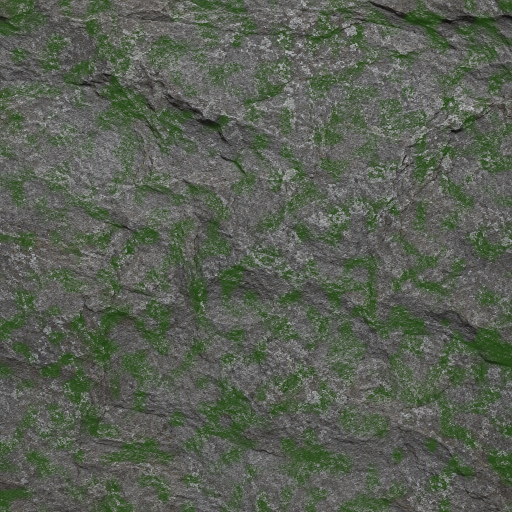
#> input picture tools/elements/pipeline/quellen/stein_moos_albedo.png, 1024 x 1024 px, given in place of terrain_d_array.png, which was not available (shown at 1/2 size)
$ python grabhuegel-texturen.py
#> lines starting #> are read from the running program, lines starting #| are printed output that depends on the picture; pictures that were not available may be replaced by others from this repository, and a replacement may not be noted
### tools/lib/rauschen.py
"""
Periodisches Wertrauschen fuer prozedurale Texturen.

    import sys, os
    sys.path.insert(0, os.path.join(os.path.dirname(__file__), 'lib'))
    from rauschen import oktaven

── Warum periodisch ─────────────────────────────────────────────────
Die Texturen dieses Projekts werden gekachelt: `uv_auf_rechteck` in
`tools/baum-generieren.py` wiederholt die Rinde ueber die Stammlaenge
(`alt[1] % 1.0`), und Mauerwerk kachelt ohnehin. Gewoehnliches Rauschen
zeigt an der Nahtstelle einen sichtbaren Ring bzw. eine Fuge. Das Gitter
wird deshalb per Modulo geschlossen: rechte Kante passt an linke, untere
an obere.
"""
import numpy as np


def wertrauschen(hoehe, breite, zellen_y, zellen_x, rnd):
    """Ein Rauschfeld ueber ein geschlossenes Gitter — kachelt exakt.

    Interpoliert wird mit einer Smoothstep-Kurve; lineare Interpolation
    laesst die Gitterlinien als Rautenmuster stehen.
    """
    gitter = rnd.random((zellen_y, zellen_x))

    y = np.linspace(0, zellen_y, hoehe, endpoint=False)
    x = np.linspace(0, zellen_x, breite, endpoint=False)
    y0, x0 = np.floor(y).astype(int), np.floor(x).astype(int)
    fy, fx = y - y0, x - x0
    sy = (fy * fy * (3 - 2 * fy))[:, None]
    sx = (fx * fx * (3 - 2 * fx))[None, :]

    y0m, x0m = y0 % zellen_y, x0 % zellen_x
    y1m, x1m = (y0 + 1) % zellen_y, (x0 + 1) % zellen_x

    oben = gitter[np.ix_(y0m, x0m)] * (1 - sx) + gitter[np.ix_(y0m, x1m)] * sx
    unten = gitter[np.ix_(y1m, x0m)] * (1 - sx) + gitter[np.ix_(y1m, x1m)] * sx
    return oben * (1 - sy) + unten * sy


def oktaven(hoehe, breite, zellen_y, zellen_x, stufen, rnd):
    """Mehrere Rauschstufen aufaddiert — grobe Form plus feine Struktur."""
#> called with hoehe = 256, breite = 256, zellen_y = 4, zellen_x = 4, stufen = 4
    summe = np.zeros((hoehe, breite))
    gewicht = 0.0
    for k in range(stufen):
        f = 2 ** k
        a = 0.5 ** k
        summe += a * wertrauschen(hoehe, breite,
                                  max(2, zellen_y * f), max(2, zellen_x * f), rnd)
        gewicht += a
    return summe / gewicht


def furchen(hoehe, breite, zellen_y, zellen_x, stufen, schaerfe, rnd):
    """Schmale dunkle Taeler, breite helle Ruecken (ridged noise).

    Der Abstand zur Hoehenlinie 0,5 ist auf der Linie null und steigt zu
    beiden Seiten. Ein Exponent UNTER eins laesst ihn steil ansteigen —
    dadurch bleibt die Furche schmal und der Ruecken breit. Ueber eins
    entsteht ein weicher Wolkenlook, der wie Stoff aussieht statt wie
    Rinde oder Fels.
    """
    n = oktaven(hoehe, breite, zellen_y, zellen_x, stufen, rnd)
    return np.clip(np.abs(n - 0.5) * 2.0, 0.0, 1.0) ** schaerfe


def normiert(feld):
    """Auf 0..1 spreizen. np.ptp statt feld.ptp() — in numpy 2 entfallen."""
    tief = feld.min()
    spanne = float(np.ptp(feld))
    return (feld - tief) / max(1e-6, spanne)

### tools/grabhuegel-texturen.py
#!/usr/bin/env python3
"""
Erzeugt die Texturen des Grabhuegels — Stein, Grassode und Holz.

    python3 tools/grabhuegel-texturen.py [--ziel assets/textures]

── Warum prozedural ─────────────────────────────────────────────────
Wie bei der Eiche (`tools/eiche-texturen.py`): kein gerippten Material,
alles gezeichnet. Der Unterschied ist, dass der Stein sich hier nicht
frei erfinden darf — er soll neben der `WikingerStatue` und dem
`Steinkreis` stehen koennen, ohne dass der Bruch auffaellt.

── Woher die Steinfarben kommen ─────────────────────────────────────
Nicht geraten, sondern am Atlas des TRIPO-MENHIRS gemessen
(`assets/models/GrabMenhir.glb`, eingebettete BaseColor) — die Kranz-
und Portalsteine sollen aus EINEM Bruch stammen:

    Stein  RGB(113, 110, 96)  Helligkeit 64 / 109 / 144 (10./50./90. Perzentil)
    Moos   RGB(95, 96, 62)    stark bewachsen (am Menhir ~40-70 % je Seite)

Fruehere Fassungen massen erst den Steinkreis (62/85/115, 8 % Moos),
dann die Wikingerstatue (57/105/149, 2 % Flechte). Seit die Tripo-
Menhire den Kranz stellen, ist DEREN Oberflaeche die Referenz — der
prozedurale Stein von Portal, Vorbau und Findlingen darf sich davon
nicht abheben.

Deshalb wird der Atlas NICHT ausgeschnitten, sondern nachgezeichnet:
gleiche Farbstatistik, aber kachelbar und ohne Fransen.

── Warum Moos in die Fugen faellt ───────────────────────────────────
Moos waechst dort, wo Wasser steht — in Rissen und Vertiefungen, nicht
auf den Kuppen. Das Moosfeld wird deshalb aus demselben Rauschen
abgeleitet, das die Risse zeichnet, statt unabhaengig gestreut zu
werden. Zufaellig verteiltes Moos liest sich als Schimmel.
"""
import argparse
import os
import sys

import numpy as np
from PIL import Image

sys.path.insert(0, os.path.join(os.path.dirname(os.path.abspath(__file__)), 'lib'))
from rauschen import furchen, normiert, oktaven  # noqa: E402

G = 256

# An der Wikingerstatue gemessen — siehe Kopf.
STEIN_DUNKEL = (58, 56, 49)
STEIN_HELL = (166, 162, 142)
MOOS = (95, 96, 62)
MOOS_ANTEIL = 0.34


# Verwittertes Eichenholz fuer Schiff und Innenausbau — vergraut, nicht frisch.
HOLZ_DUNKEL = (52, 40, 28)
HOLZ_HELL = (124, 101, 72)


def einfaerben(muster, dunkel, hell):
    a = np.array(dunkel, dtype=float)
    b = np.array(hell, dtype=float)
    return a[None, None, :] + (b - a)[None, None, :] * muster[..., None]


def als_bild(rgb, alpha=255):
    bild = np.zeros((rgb.shape[0], rgb.shape[1], 4), dtype=np.uint8)
    bild[..., :3] = np.clip(rgb, 0, 255).astype(np.uint8)
    bild[..., 3] = alpha
    return Image.fromarray(bild, 'RGBA')


def auf_perzentile(rgb, p10, p90):
    """Streckt die Helligkeit so, dass die gemessenen Perzentile getroffen werden.

    Das Nachzeichnen trifft den Charakter, aber selten den Tonwert — der
    erste Versuch lag bei RGB(77,76,62) statt (94,92,77) und wirkte neben
    dem Steinkreis stumpf. Statt an Konstanten zu drehen, wird hier direkt
    auf die Messung abgebildet: 10. und 90. Perzentil der Helligkeit auf
    die Werte des Originals, der Farbton bleibt.
    """
    hell = rgb.mean(axis=2)
    ist10, ist90 = np.percentile(hell, [10, 90])
    faktor = (p90 - p10) / max(1e-6, ist90 - ist10)
    ziel = (hell - ist10) * faktor + p10
    return np.clip(rgb * (ziel / np.maximum(hell, 1e-6))[..., None], 0, 255)


def stein(seed):
    """Hellgrauer Granit in der Oberflaeche der Wikingerstatue."""
    rnd = np.random.default_rng(seed)

    # Grobe Fleckigkeit des Gesteins plus KRISTALLKOERNUNG. Die feine Stufe
    # wird mit einer Potenz zugespitzt: Granit besteht aus einzelnen
    # hellen Kristallen, ein weiches Rauschen ergibt dagegen Beton.
    grob = oktaven(G, G, 4, 4, 4, rnd)
    korn = oktaven(G, G, 40, 40, 2, rnd)
    kristall = np.clip((korn - 0.45) / 0.55, 0, 1) ** 1.6
    muster = normiert(0.62 * grob + 0.38 * kristall)

    # Risse: schmal und dunkel, in zwei Groessen.
    riss = np.minimum(furchen(G, G, 5, 5, 3, 0.32, rnd),
                      furchen(G, G, 11, 11, 2, 0.40, rnd))
    muster = np.clip(muster * (0.30 + 0.70 * riss), 0, 1)

    rgb = auf_perzentile(einfaerben(muster, STEIN_DUNKEL, STEIN_HELL), 64.0, 144.0)

    # Flechte in FLAECHEN, nicht in Linien. Der erste Versuch leitete die
    # Feuchte direkt aus dem Rissfeld ab — dessen Tiefpunkte sind aber die
    # Risslinien selbst, und das Moos wuchs als duenne Faeden genau darauf.
    # Traegt wird es jetzt von einem grobkoernigen eigenen Feld; die Risse
    # verschieben nur noch, wo innerhalb eines Flecks es dichter sitzt.
    feuchte = normiert(0.78 * oktaven(G, G, 7, 7, 3, rnd) + 0.22 * (1.0 - riss))
    schwelle = np.quantile(feuchte, 1.0 - MOOS_ANTEIL)
    # Weicher Uebergang statt harter Maske: eine scharfe Kante zeichnet
    # sichtbare Umrisse um jeden Moosfleck.
    deckung = np.clip((feuchte - schwelle) / 0.10, 0, 1)[..., None]
    moos = np.array(MOOS, dtype=float)[None, None, :] * (0.75 + 0.5 * muster[..., None])
    return als_bild(rgb * (1 - deckung) + moos * deckung)


def grassode(_seed):
    """Die ECHTE Meadows-Bodentextur, nicht nachgezeichnet.

    Der Huegel steht auf Meadows-Wiese; jede selbst gezeichnete Sode
    bricht an der Kante zum Terrain sichtbar ab (die dunklen Flecken des
    ersten Wurfs bildeten zudem ein deutliches Wiederholmuster). Das
    Terrain zieht seine Oberflaeche aus `terrain_d_array.png` — einem
    256×4096-Stack aus 16 Kacheln, Ebene 0 ist das Meadows-Gras
    (TILE.Grass, client/src/engine/TerrainSplat.ts:71). Genau diese
    Kachel wird hier ausgeschnitten; damit traegt die Kuppel dieselbe
    Textur wie der Boden, auf dem sie steht, und kachelt wie das
    Original.
    """
#> called with _seed = 18
    wurzel = os.path.dirname(os.path.dirname(os.path.abspath(__file__)))
    stack = Image.open(os.path.join(wurzel, 'assets/textures/terrain_d_array.png'))
#> stack is the input picture: PIL image 1024x1024 RGB; mean R, G, B 88.4, 94.9, 83.7
    return stack.crop((0, 0, 256, 256)).convert('RGBA')


def holz(seed):
    """Verwitterte Bohlen — laengs gemasert, mit dunklen Fugen."""
#> called with seed = 19
    rnd = np.random.default_rng(seed)

    # Maserung: in x stark gestreckt, damit sie laengs der Bohle laeuft.
    maser = furchen(G, G, 3, 40, 3, 0.5, rnd)
    korn = oktaven(G, G, 8, 90, 2, rnd)
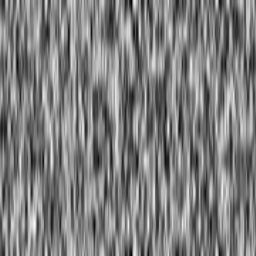
#> korn: shape (256, 256) float64; min 0.0203, max 0.976, mean 0.498
    muster = normiert(0.72 * maser + 0.28 * korn)

    # Bohlenfugen: feste waagerechte Linien. Sie MUESSEN ein Teiler von G
    # sein, sonst zerschneidet die Kachelgrenze die letzte Bohle.
    bohlen = 6
    y = np.arange(G)[:, None]
    abstand = np.minimum(y % (G // bohlen), (G // bohlen) - y % (G // bohlen))
    fuge = np.clip(abstand / 2.5, 0, 1)
    muster = muster * (0.30 + 0.70 * fuge)

    return als_bild(einfaerben(muster, HOLZ_DUNKEL, HOLZ_HELL))
#> in als_bild (call 2), `bild = np.zeros((rgb.shape[0], rgb.shape[1], 4), dtype=np.uint8)`: bild: shape (256, 256, 4); every value is 0


# ── Wikinger-Farben ──────────────────────────────────────────────────
# Pigmente der Zeit: Krapprot, Ocker, Knochenweiss, Waidblau. Kein reines
# Signalrot — die Farben waren mineralisch/pflanzlich und immer gedeckt.
KRAPPROT = (146, 46, 36)
OCKER = (190, 148, 62)
WEISS = (214, 204, 180)
WAIDBLAU = (58, 82, 112)
EISEN = (70, 68, 66)


def schild_atlas(seed):
    """2×2-Atlas bemalter Rundschilde plus Holzrueckseite.

    Quadranten: 0 = Viertel rot/weiss, 1 = Ringe rot/ocker,
    2 = Sektoren blau/weiss, 3 = Holzrueckseite mit Griffbrett.
    Jeder Schild bekommt Eisenbuckel und Nietenring — das sind die
    Details, die eine bemalte Scheibe erst als Schild lesen lassen.
    """
#> called with seed = 20
    from PIL import ImageDraw
    import math as m
    rnd = np.random.default_rng(seed)
    A = 512
    Q = A // 2
    bild = Image.new('RGBA', (A, A), (40, 34, 28, 255))
#> bild: PIL image 512x512 RGBA
    d = ImageDraw.Draw(bild)

    def buckel(cx, cy):
        d.ellipse([cx - 26, cy - 26, cx + 26, cy + 26], fill=EISEN + (255,))
        d.ellipse([cx - 26, cy - 26, cx + 12, cy + 12], fill=(96, 94, 92, 255))
        for k in range(12):
            w = 2 * m.pi * k / 12
            nx, ny = cx + 104 * m.cos(w), cy + 104 * m.sin(w)
            d.ellipse([nx - 4, ny - 4, nx + 4, ny + 4], fill=EISEN + (255,))

    def kreis(cx, cy, r, farbe):
        d.ellipse([cx - r, cy - r, cx + r, cy + r], fill=farbe + (255,))

    # Q0: Viertel rot/weiss
    cx, cy = Q // 2, Q // 2
    kreis(cx, cy, 118, KRAPPROT)
    for start in (0, 180):
        d.pieslice([cx - 118, cy - 118, cx + 118, cy + 118],
                   start + 90, start + 180, fill=WEISS + (255,))
    buckel(cx, cy)

    # Q1: Ringe rot/ocker/weiss
    cx, cy = Q + Q // 2, Q // 2
    for r, f in ((118, KRAPPROT), (92, OCKER), (64, WEISS), (40, KRAPPROT)):
        kreis(cx, cy, r, f)
    buckel(cx, cy)

    # Q2: acht Sektoren blau/weiss
    cx, cy = Q // 2, Q + Q // 2
    kreis(cx, cy, 118, WAIDBLAU)
    for k in range(4):
        d.pieslice([cx - 118, cy - 118, cx + 118, cy + 118],
                   k * 90 + 22, k * 90 + 67, fill=WEISS + (255,))
    buckel(cx, cy)

    # Q3: Holzrueckseite — Planken quer plus Griffbrett
    x0, y0 = Q, Q
    holzbild = holz(seed + 9).resize((Q, Q))
    bild.paste(holzbild, (x0, y0))
    cx, cy = Q + Q // 2, Q + Q // 2
    d.rectangle([cx - 14, cy - 110, cx + 14, cy + 110], fill=(58, 44, 30, 255))
    d.ellipse([cx - 22, cy - 22, cx + 22, cy + 22], fill=(46, 36, 26, 255))

    # Leichte Abnutzung ueber alles: dunkle Kratzspuren im Anstrich
    a = np.array(bild).astype(float)
    wear = oktaven(A, A, 24, 24, 2, rnd)
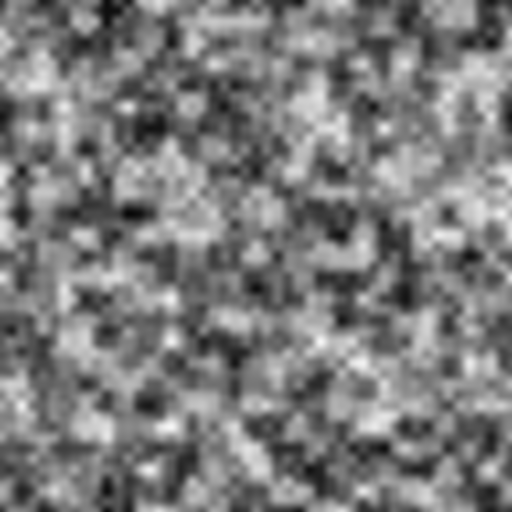
#> wear: shape (512, 512) float64; min 0.0307, max 0.969, mean 0.49
    a[..., :3] *= (0.86 + 0.14 * wear)[..., None]
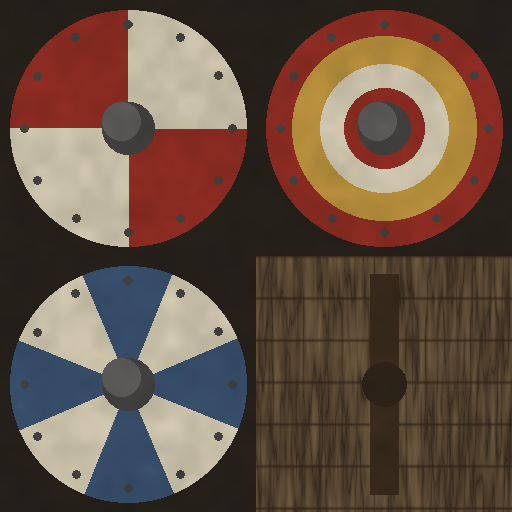
#> a: shape (512, 512, 4) float64; mean R, G, B, A 102.2, 80.7, 67.1, 255
    return Image.fromarray(np.clip(a, 0, 255).astype(np.uint8), 'RGBA')
#> returned value: PIL image 512x512 RGBA


def segel(seed):
    """Gerefftes Wollsegel: senkrechte Bahnen Krapprot/Naturweiss."""
#> called with seed = 21
    rnd = np.random.default_rng(seed)
    web = oktaven(G, G, 48, 12, 2, rnd)          # Gewebe, in y gestreckt
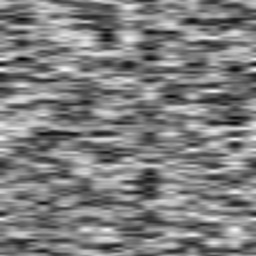
#> web: shape (256, 256) float64; min 0.0234, max 0.964, mean 0.497
    x = np.arange(G)[None, :]
    # Auf volle Hoehe ausrollen — als (1, G)-Zeile bleibt das Produkt
    # unten sonst einzeilig und die Zuweisung platzt.
    bahn = np.repeat(((x // (G // 8)) % 2).astype(float), G, axis=0)
    rot = np.array(KRAPPROT, dtype=float)
    hell = np.array(WEISS, dtype=float)
    rgb = rot[None, None, :] * bahn[..., None] + hell[None, None, :] * (1 - bahn[..., None])
    rgb *= (0.82 + 0.18 * web)[..., None]
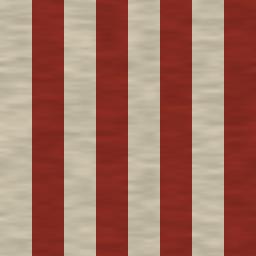
#> rgb: shape (256, 256, 3) float64; mean of channels 0, 1, 2 163.7, 113.6, 98.1; drawn as R, G, B
    return als_bild(rgb)


# Aeltere Futhark-Runen als Strichlisten (x0,y0,x1,y1 in 0..1 der Zelle).
RUNEN = [
    [(0.5, 0, 0.5, 1), (0.5, 0.15, 0.9, 0.45), (0.5, 0.45, 0.9, 0.75)],   # F
    [(0.3, 0, 0.3, 1), (0.3, 0, 0.75, 0.55)],                              # U
    [(0.5, 0, 0.5, 1), (0.5, 0.2, 0.85, 0.5), (0.85, 0.5, 0.5, 0.8)],      # Th
    [(0.35, 0, 0.35, 1), (0.35, 0.1, 0.8, 0.4), (0.35, 0.4, 0.8, 0.7)],    # A
    [(0.3, 1, 0.3, 0), (0.3, 0, 0.7, 0.5), (0.7, 0.5, 0.85, 1)],           # R
    [(0.7, 0.1, 0.3, 0.5), (0.3, 0.5, 0.7, 0.9)],                          # K
    [(0.2, 0.2, 0.8, 0.8), (0.2, 0.8, 0.8, 0.2)],                          # G
    [(0.3, 0, 0.3, 1), (0.7, 0, 0.7, 1), (0.3, 0.25, 0.7, 0.55)],          # H
    [(0.5, 0, 0.5, 1)],                                                    # I
    [(0.5, 0, 0.5, 1), (0.5, 0.35, 0.8, 0.1), (0.5, 0.35, 0.8, 0.6)],      # Y
    [(0.3, 0.9, 0.5, 0.1), (0.5, 0.1, 0.7, 0.9)],                          # L
    [(0.25, 1, 0.25, 0), (0.25, 0, 0.75, 0.6), (0.75, 0.6, 0.75, 1)],      # N
]


def stein_runen(seed):
    """Steinflaeche mit eingemeisselten Runenbaendern — das Relief der
    grossen Portal- und Bautasteine.

    Der Meisselschlag entsteht aus zwei versetzten Kopien jedes Strichs:
    dunkel die Rille, direkt darunter ein heller Saum, wo das Licht die
    untere Schnittkante trifft. Ohne den Saum sieht die Ritzung gemalt
    aus statt gehauen.
    """
    from PIL import ImageDraw
    rnd = np.random.default_rng(seed)
    basis = stein(seed)
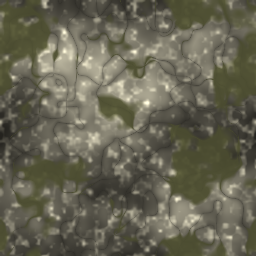
#> basis: PIL image 256x256 RGBA; mean R, G, B, A 102.4, 100.2, 83.2, 255
    d = ImageDraw.Draw(basis)
    zufall = np.random.default_rng(seed + 3)

    for band_y in (52, 150):
        hoehe = 44
        zellen = 9
        breite = G // zellen
        # Bandlinien oben und unten — die Einfassung der Runenzeile
        for y in (band_y - 6, band_y + hoehe + 6):
            d.line([(0, y + 1), (G, y + 1)], fill=(196, 192, 182, 255), width=2)
            d.line([(0, y), (G, y)], fill=(38, 36, 33, 255), width=3)
        for z in range(zellen):
            rune = RUNEN[int(zufall.integers(0, len(RUNEN)))]
            x0 = z * breite + 6
            for (a, b, c, e) in rune:
                p1 = (x0 + a * (breite - 12), band_y + b * hoehe)
                p2 = (x0 + c * (breite - 12), band_y + e * hoehe)
                d.line([(p1[0], p1[1] + 2), (p2[0], p2[1] + 2)],
                       fill=(198, 194, 184, 255), width=3)
                d.line([p1, p2], fill=(36, 34, 31, 255), width=4)
    return basis


def main():
    p = argparse.ArgumentParser()
    p.add_argument('--ziel', default='assets/textures')
    p.add_argument('--seed', type=int, default=17)
    args = p.parse_args()

    wurzel = os.path.dirname(os.path.dirname(os.path.abspath(__file__)))
    ziel = os.path.join(wurzel, args.ziel)
    os.makedirs(ziel, exist_ok=True)

    for name, bild in (('grab_stein.png', stein(args.seed)),
                       ('grab_sode.png', grassode(args.seed + 1)),
                       ('grab_holz.png', holz(args.seed + 2)),
                       ('grab_schild.png', schild_atlas(args.seed + 3)),
                       ('grab_segel.png', segel(args.seed + 4)),
                       ('grab_stein_runen.png', stein_runen(args.seed + 5))):
        pfad = os.path.join(ziel, name)
        bild.save(pfad)
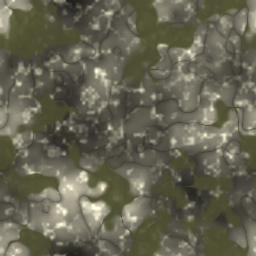
#> saved as grab_stein.png: PIL image 256x256 RGBA; mean R, G, B, A 101.6, 99.4, 82.3, 255
        a = np.array(bild)[..., :3].reshape(-1, 3)
        print(f'FERTIG {pfad} — {bild.size[0]}x{bild.size[1]}, '
              f'mittlere Farbe RGB{tuple(a.mean(axis=0).round().astype(int))}')
#| FERTIG assets/textures/grab_stein.png — 256x256, mittlere Farbe RGB(102, 99, 82)


main()
